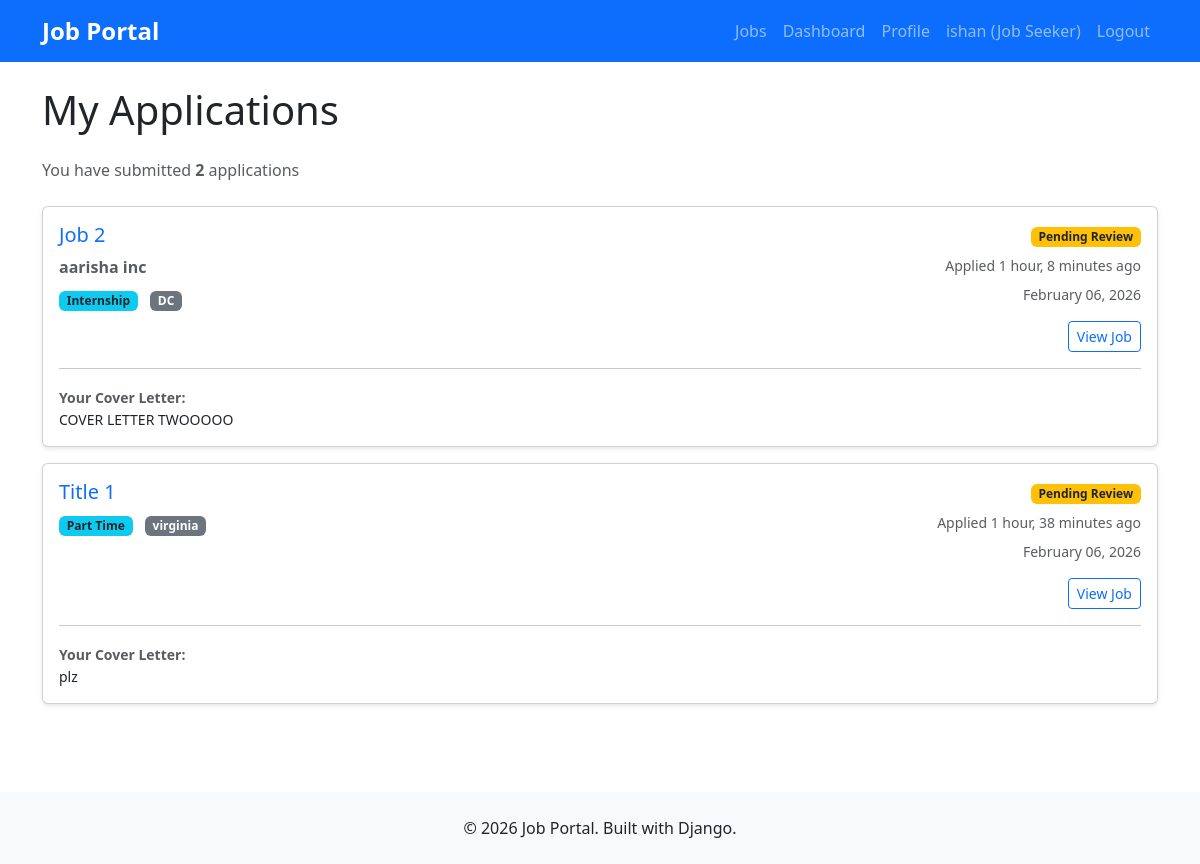
Page /jobs/my-applications/ (signed in) on the committed database.
### users/models.py (models this page shows)
class User(AbstractUser):
    USER_TYPES = (
        ('job_seeker', 'Job Seeker'),
        ('employer', 'Employer'),
    )
    user_type = models.CharField(max_length=20, choices=USER_TYPES)
    phone = models.CharField(max_length=15, blank=True)
    created_at = models.DateTimeField(auto_now_add=True)
    class Meta:
        db_table = 'users'

class EmployerProfile(models.Model):
    user = models.OneToOneField(User, on_delete=models.CASCADE)
    company_name = models.CharField(max_length=200)
    company_description = models.TextField(blank=True)
    website = models.URLField(blank=True)
    class Meta:
        db_table = 'employer_profiles'

### jobs/models.py (models this page shows)
class Application(models.Model):
    STATUS_CHOICES = (
        ('pending', 'Pending'),
        ('reviewed', 'Reviewed'),
        ('interview', 'Interview'),
        ('rejected', 'Rejected'),
        ('accepted', 'Accepted'),
    )
    job = models.ForeignKey(Job, on_delete=models.CASCADE)
    applicant = models.ForeignKey(User, on_delete=models.CASCADE)
    cover_letter = models.TextField(blank=True)
    status = models.CharField(max_length=20, choices=STATUS_CHOICES, default='pending')
    applied_at = models.DateTimeField(auto_now_add=True)
    class Meta:
        db_table = 'applications'
        unique_together = ['job', 'applicant']  # Prevent duplicate applications

class Job(models.Model):
    JOB_TYPES = (
        ('full_time', 'Full Time'),
        ('part_time', 'Part Time'),
        ('contract', 'Contract'),
        ('internship', 'Internship'),
    )
    employer = models.ForeignKey(User, on_delete=models.CASCADE)
    title = models.CharField(max_length=200)
    description = models.TextField()
    requirements = models.TextField()
    location = models.CharField(max_length=200)
    job_type = models.CharField(max_length=20, choices=JOB_TYPES)
    salary_min = models.DecimalField(max_digits=10, decimal_places=2, null=True, blank=True)
    salary_max = models.DecimalField(max_digits=10, decimal_places=2, null=True, blank=True)
    is_active = models.BooleanField(default=True)
    created_at = models.DateTimeField(auto_now_add=True)
    updated_at = models.DateTimeField(auto_now=True)
    class Meta:
        db_table = 'jobs'
        ordering = ['-created_at']

### jobs/views.py (the view)
# urls.py: path('my-applications/', views.my_applications_view, name='my_applications'),
@login_required
def my_applications_view(request):
    if request.user.user_type != 'job_seeker':
        messages.error(request, 'Only job seekers can view applications.')
        return redirect('users:dashboard')
    applications = Application.objects.filter(
        applicant=request.user
    ).select_related('job', 'job__employer').order_by('-applied_at')
    context = {
        'applications': applications,
    }
    return render(request, 'jobs/my_applications.html', context)

### templates/jobs/my_applications.html (shortened to what this page needs)
{% extends 'base.html' %}
{% block content %}
<div class="row">
    <div class="col-12">
        <h1 class="mb-4">My Applications</h1>
        {% if applications %}
            <p class="text-muted mb-4">
                You have submitted <strong>{{ applications.count }}</strong> application{{ applications.count|pluralize }}
            </p>
            <div class="row">
                {% for application in applications %}
                    <div class="col-12 mb-3">
                        <div class="card">
                            <div class="card-body">
                                <div class="row">
                                    <div class="col-md-8">
                                        <h5 class="card-title">
                                            <a href="{% url 'jobs:job_detail' application.job.pk %}" class="text-decoration-none">
                                                {{ application.job.title }}
                                            </a>
                                        </h5>
                                        <p class="card-text text-muted mb-2">
                                            <strong>{{ application.job.employer.employerprofile.company_name }}</strong>
                                        </p>
                                        <p class="card-text">
                                            <span class="badge bg-info text-dark me-2">{{ application.job.get_job_type_display }}</span>
                                            <span class="badge bg-secondary">{{ application.job.location }}</span>
                                        </p>
                                    </div>
                                    <div class="col-md-4 text-end">
                                        <div class="mb-2">
                                            {% if application.status == 'pending' %}
                                                <span class="badge bg-warning text-dark">Pending Review</span>
                                            {% elif application.status == 'reviewed' %}
                                                <span class="badge bg-info">Reviewed</span>
                                            {% elif application.status == 'interview' %}
                                                <span class="badge bg-primary">Interview</span>
                                            {% elif application.status == 'accepted' %}
                                                <span class="badge bg-success">Accepted</span>
                                            {% elif application.status == 'rejected' %}
                                                <span class="badge bg-danger">Rejected</span>
                                            {% endif %}
                                        </div>
                                        <p class="text-muted small mb-2">
                                            Applied {{ application.applied_at|timesince }} ago
                                        </p>
                                        <p class="text-muted small mb-3">
                                            {{ application.applied_at|date:"F d, Y" }}
                                        </p>
                                        <a href="{% url 'jobs:job_detail' application.job.pk %}" class="btn btn-sm btn-outline-primary">
                                            View Job
                                        </a>
                                    </div>
                                </div>
                                {% if application.cover_letter %}
                                    <hr>
                                    <div class="mt-3">
                                        <strong class="text-muted small">Your Cover Letter:</strong>
                                        <p class="card-text small text-truncate" style="max-width: 800px;">
                                            {{ application.cover_letter|truncatewords:50 }}
                                        </p>
                                    </div>
                                {% endif %}
                            </div>
                        </div>
                    </div>
                {% endfor %}
            </div>
        {% endif %}
    </div>
</div>
{% endblock %}

### templates/base.html (shortened to what this page needs)
<!DOCTYPE html>
<html lang="en">
<head>
    <link href="https://cdn.jsdelivr.net/npm/bootstrap@5.3.0/dist/css/bootstrap.min.css" rel="stylesheet">
    {% load static %}
    <link rel="stylesheet" href="{% static 'css/style.css' %}">
</head>
<body>
    <nav class="navbar navbar-expand-lg navbar-dark bg-primary">
        <div class="container">
            <a class="navbar-brand" href="{% url 'home' %}">
                <strong>Job Portal</strong>
            </a>
            <div class="collapse navbar-collapse" id="navbarNav">
                <ul class="navbar-nav ms-auto">
                    <li class="nav-item">
                        <a class="nav-link" href="{% url 'jobs:job_list' %}">Jobs</a>
                    </li>
                    {% if user.is_authenticated %}
                        <li class="nav-item">
                            <a class="nav-link" href="{% url 'users:dashboard' %}">Dashboard</a>
                        </li>
                        <li class="nav-item">
                            <a class="nav-link" href="{% url 'users:profile' %}">Profile</a>
                        </li>
                        <li class="nav-item">
                            <a class="nav-link" href="#">
                                {{ user.username }} ({{ user.get_user_type_display }})
                            </a>
                        </li>
<li class="nav-item">
    <a class="nav-link" href="{% url 'users:logout' %}">Logout</a>
</li>
                    {% endif %}
                </ul>
            </div>
        </div>
    </nav>
    <main class="container my-4">
        {% block content %}
        {% endblock %}
    </main>
    <footer class="bg-light text-center py-4 mt-5">
        <div class="container">
            <p class="mb-0">&copy; 2026 Job Portal. Built with Django.</p>
        </div>
    </footer>
</body>
</html>

### static/css/style.css (style rules this page uses)
body { min-height: 100vh; display: flex; flex-direction: column; }
main { flex: 1; }
.navbar-brand { font-size: 1.5rem; }
.card { box-shadow: 0 2px 4px rgba(0,0,0,0.1); transition: transform 0.2s; }

### rows in the picture
User: username "ishan", user_type "Job Seeker"
Application: job "Job 2", job.employer.employerprofile.company_name "aarisha inc", job.job_type "Internship", job.location "DC", status "Pending Review", applied_at "1 hour, 8 minutes", applied_at "February 06, 2026", cover_letter "COVER LETTER TWOOOOO"
Application: job "Title 1", job.job_type "Part Time", job.location "virginia", status "Pending Review", applied_at "1 hour, 38 minutes", applied_at "February 06, 2026", cover_letter "plz"

### other values in the picture
{{ applications.count }} "2"
